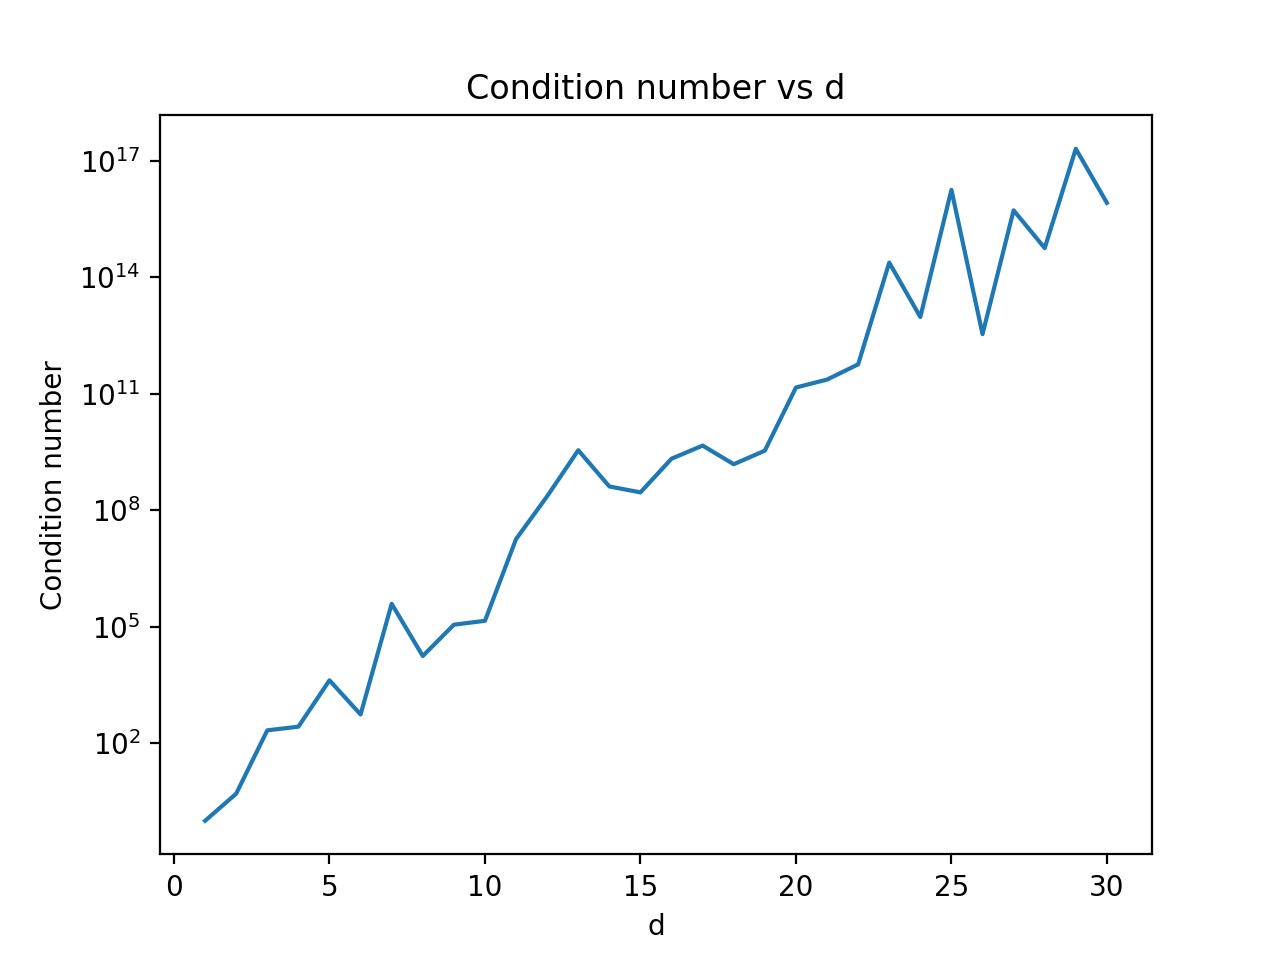

This figure's Python source:
#!/usr/bin/env python3
# -*- coding: utf-8 -*-
"""
Created on Wed Dec 19 20:48:28 2018

@author: alfred_mac
"""


import numpy as np
import matplotlib.pyplot as plt
import numpy.linalg as la
import numpy.random as rand
import pFit
import pEval

D = 30
CN = 0*np.arange(D)

for i in range(D):
    x = 2*rand.random(i+1)-1
    V = pFit.VanderMonde(x)
    CN[i] = la.cond(V)
    
plt.semilogy(np.arange(D)+1,CN)
plt.title('Condition number vs d')
plt.xlabel('d')
plt.ylabel('Condition number')
plt.show()
    
